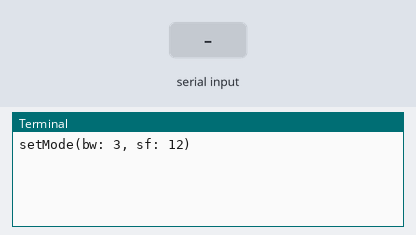
This program was run on a simulated Raspberry Pi (header pin numbers). On the bench: the last lines printed to the terminal. The inputs (shaded band) are chosen by the test bench. The clock reads 2024-03-15 10:24:30 at power-on unless the program sets it.

Above: at 1.2 s.
1.3 s: "Mode\n" received over the second serial link
At 2.7 s:
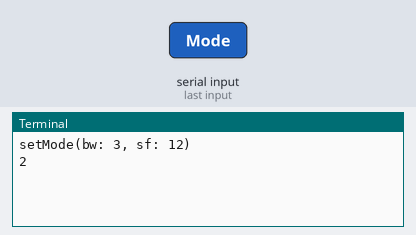
3.3 s: "OK\n" received over the second serial link
At 3.9 s:
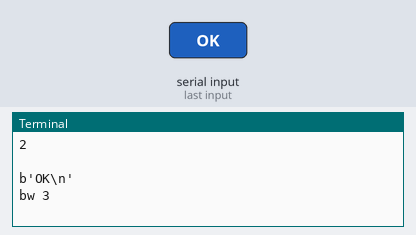
4.8 s: "NG\n" received over the second serial link
At 6.0 s:
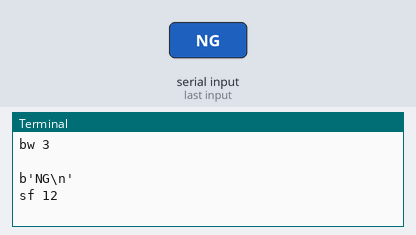
6.3 s: "OK\n" received over the second serial link
At 7.3 s:
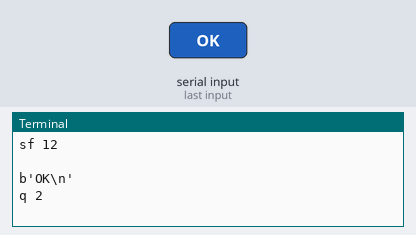
7.8 s: "NG\n" received over the second serial link
At 8.4 s:
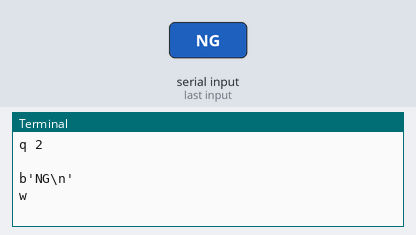

The program:

main.py
```python
# sf, bwを変えながら移動端末から受信する
#
# LoRaモジュールから1行読み、rssi、panid、srcid、msgに分解
# さらにmsgが'latlng=(lat,lng)'という形式なので、'(lat,lng)'部分をTupleに変換
# rssiを保存し、Ambientに送信
#
#

import lora
import ast
import time
import struct
import sys


# (bw, sf, timeout)
mode = [3, 12, 5]


lr = lora.LoRa()

def printable(l):
    x = struct.unpack(str(len(l)) + 'b', l)
    y = ''
    for i in range(len(x)):
        if x[i] >= 0:
            y = y + chr(x[i])
    return y

def sendcmd(cmd):
    print(cmd)
    lr.write(cmd)
    t = time.time()
    while (True):
        if (time.time() - t) > 5:
            print('panic: %s' % cmd)
            exit()
        line = lr.readline()
        if 'OK' in printable(line):
            print(line)
            return True
        elif 'NG' in printable(line):
            print(line)
            return False

def setMode(bw, sf):
    lr.write('config\r\n')
    lr.s.flush()
    time.sleep(0.2)
    lr.reset()
    time.sleep(1.5)

    line = lr.readline()
    while not ('Mode' in printable(line)):
        line = lr.readline()
        if len(line) > 0:
            print(line)

    sendcmd('2\r\n')
    sendcmd('bw %d\r\n' % bw)
    sendcmd('sf %d\r\n' % sf)
    sendcmd('q 2\r\n')
    sendcmd('w\r\n')

    lr.reset()
    print('LoRa module set to new mode')
    time.sleep(1)
    sys.stdout.flush()

while (True):
    rssi = [None] * len(mode)
    latlng = ()
    for i in range(len(mode)):
        print('setMode(bw: %d, sf: %d)' % (mode[0], mode[1]))
        setMode(mode[0], mode[1])

        t = None if i == 0 else mode[2]
        timeout = False
        start = time.time()
        while (True):
            while (True):
                line = lr.readline(t)
                print(line)
                sys.stdout.flush()
                if len(line) == 0: # TIMEOUT
                    timeout = True
                    break
                if len(line) >= 14: # 'rssi(4bytes),pan id(4bytes),src id(4bytes),\r\n'で14バイト
                    break
            if timeout == True:
                rssi = None
                print('TIMEOUT')
                break;
            data = lr.parse(line)  # 'rssi(4bytes),pan id(4bytes),src id(4bytes),laglng=(12バイト,12バイト)\r\n', ペイロード34バイト
            print(data)
            if 'loc=' in data[3]:
                loc = ast.literal_eval(data[3].split('=')[1])
                rssi = data[0]
                latlng = loc
                s = mode[2] - (time.time() - start)
                print('sleep: ' + str(s))
                if i != 0 and s > 0:
                    time.sleep(s)
                break

    print(rssi)
    print(latlng)
    sys.stdout.flush()
```

lora.py
```python
# ソフトシリアル経由でLoRaモジュールを読む

import serial
import RPi.GPIO as GPIO
import struct
import time

ResetPin = 12

class LoRa():
    def __init__(self):
        GPIO.setmode(GPIO.BOARD)
        GPIO.setwarnings(False)
        GPIO.setup(ResetPin, GPIO.OUT)
        GPIO.output(ResetPin, 1)

        self.s = serial.Serial('/dev/serial0', 115200) # シリアルポートを115200kbps, 8bit, Non parity, 1 stop-bitでオープン

    def reset(self):
        GPIO.output(ResetPin, 0)
        time.sleep(0.1)
        GPIO.output(ResetPin, 1)

    def open(self):
        self.s.open()

    def close(self):
        self.s.close()

    def readline(self, timeout = None):
        if timeout != None:
            self.s.close()
            self.s.timeout = timeout
            self.s.open()
        line = self.s.readline()
        if timeout != None:
            self.s.close()
            self.s.timeout = None
            self.s.open()
        return line

    def write(self, msg):
        self.s.write(msg.encode('utf-8'))

    def parse(self, line):
        fmt = '4s4s4s' + str(len(line) - 14) + 'sxx'
        data = struct.unpack(fmt, line)
        hex2i = lambda x: int(x, 16) if int(x, 16) <= 0x7fff else ~ (0xffff - int(x, 16)) + 1
        rssi = hex2i(data[0])
        panid = hex2i(data[1])
        srcid = hex2i(data[2])
        msg = data[3].decode('utf-8')
        return (rssi, panid, srcid, msg)

def main():
    lr = LoRa()
    while True:
        data = lr.parse(lr.readline())
        print(data)

if __name__ == "__main__":
    main()
```

Measured:
- after the input at 1.3 s, the terminal: prints a new line after 0.50 s (image 1)
- after the input at 3.3 s, the terminal: prints a new line at once (image 2)
- after the input at 4.8 s, the terminal: prints a new line at once (image 3)
- after the input at 6.3 s, the terminal: prints a new line at once (image 4)
- after the input at 7.8 s, the terminal: prints a new line at once (image 5)
